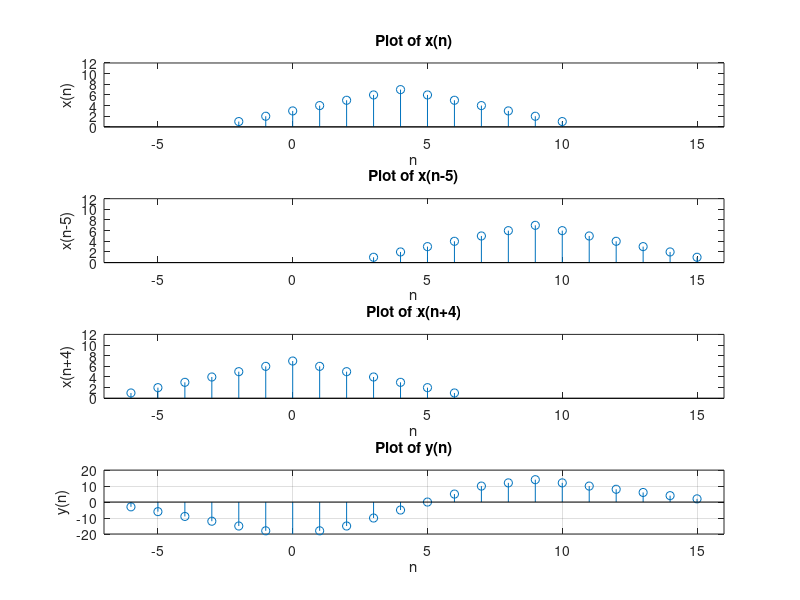

Write the MATLAB code that produced this figure.
clc;
clear all;
close all;

% Input
x = [1 2 3 4 5 6 7 6 5 4 3 2 1];
n = -2:10;

% Subplot 1: Plot of x(n)
subplot(4,1,1);
stem(n, x);
title('Plot of x(n)');
xlabel('n');
ylabel('x(n)');
axis([-7,16,0,12]);

% First shifting of x(n)
n1 = 3:15;

% Subplot 2: Plot of x(n-5)
subplot(4,1,2);
stem(n1, x);
title('Plot of x(n-5)');
xlabel('n');
ylabel('x(n-5)');
axis([-7,16,0,12]);

% Second shifting of x(n)
n2 = -6:6;

% Subplot 3: Plot of x(n+4)
subplot(4,1,3);
stem(n2, x);
title('Plot of x(n+4)');
xlabel('n');
ylabel('x(n+4)');
axis([-7,16,0,12]);

% Compute y(n) using the given formula
m = min(min(n1), min(n2)): max(max(n1), max(n2));
y1 = zeros(1, length(m));
temp = 1;
for i = 1:length(m)
    if(m(i) < min(n1) || m(i) > max(n1))
        y1(i) = 0;
    else 
        y1(i) = x(temp);
        temp = temp+1;
    end
end
y2 = zeros(1, length(m));
temp = 1;
for i = 1:length(m)
    if(m(i) < min(n2) || m(i) > max(n2))
        y2(i) = 0;
    else
        y2(i) = x(temp);
        temp = temp+1;
    end
end
y = 2.*y1 - 3.*y2;

% Subplot 4: Plot of y(n)
subplot(4,1,4);
stem(m, y);
title('Plot of y(n)');
xlabel('n');
ylabel('y(n)');
axis([-7,16,-20,20]);
grid on;